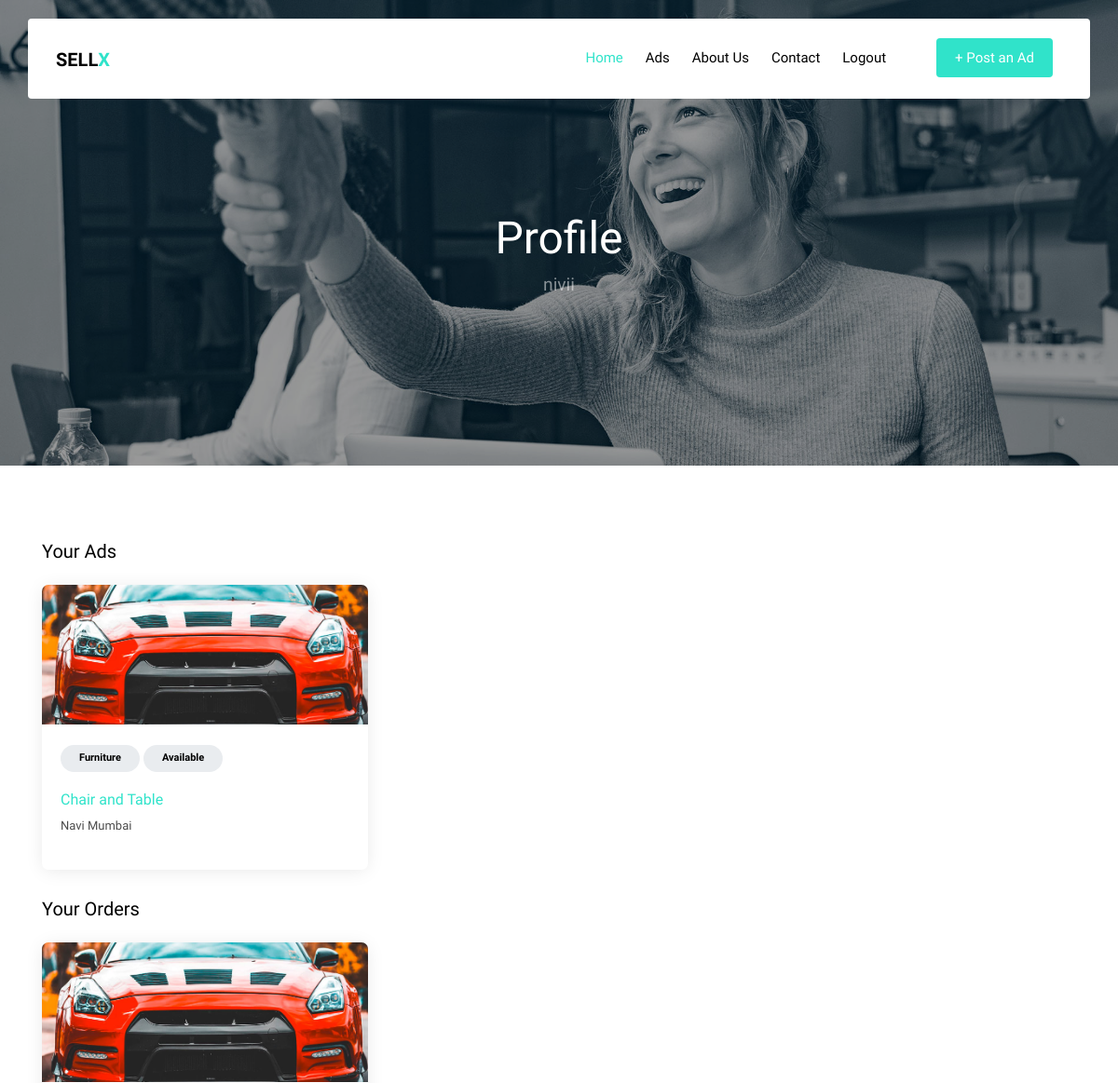
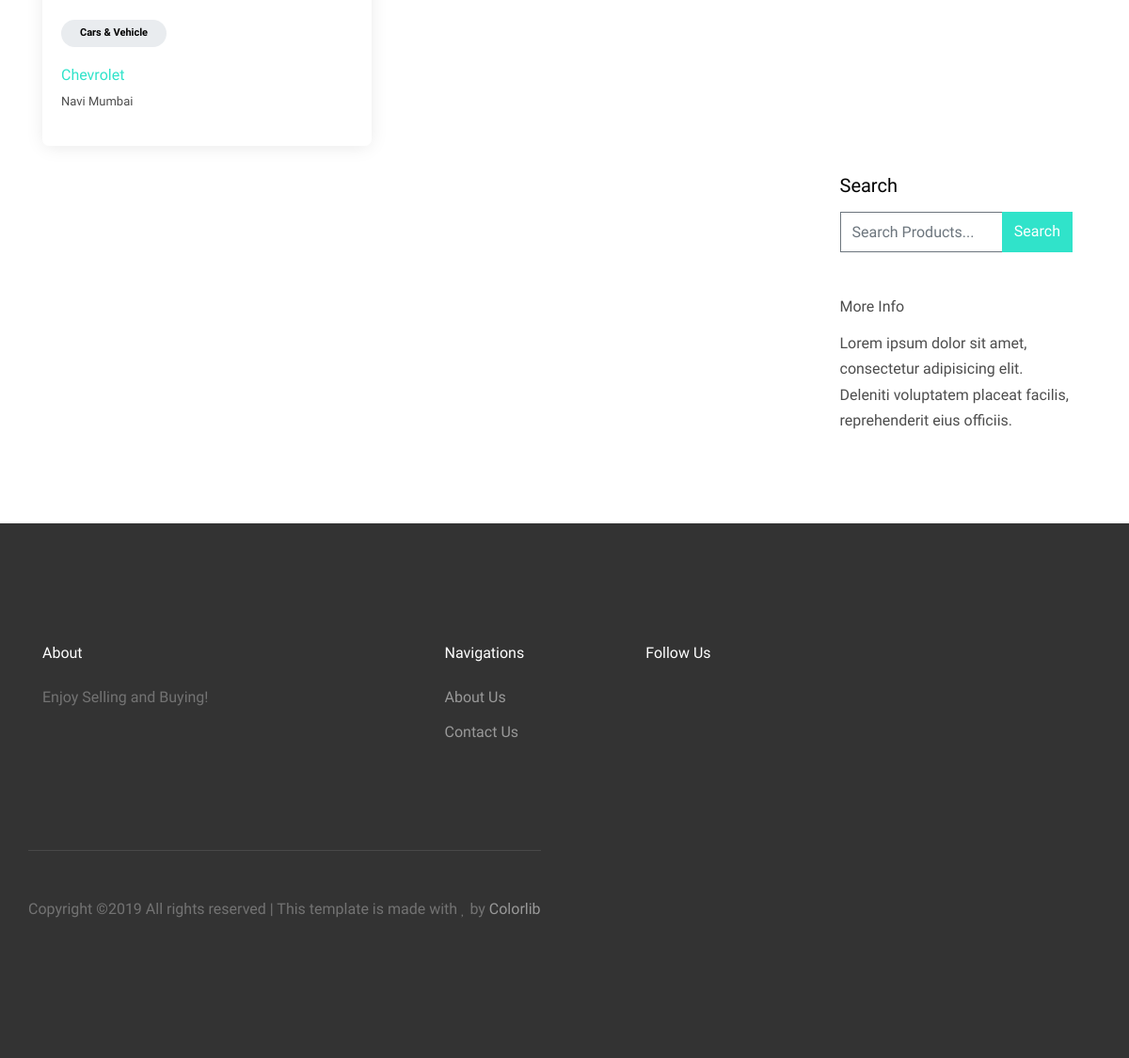
The page /profile (signed in) on the database its author committed (2 pictures, top to bottom).
### app.py (models this page shows, shortened)
class User(UserMixin, db.Model):
    id = db.Column(db.Integer, primary_key=True)
    name = db.Column(db.String(20))
    username = db.Column(db.String(15), unique=True)
    email = db.Column(db.String(50), unique=True)
    password = db.Column(db.String(80))
    posts = db.relationship('NewPost', backref='author',lazy=True)
    addr = db.Column(db.String(100))
    payment = db.relationship('Payment', backref='author',lazy=True)

class NewPost(UserMixin,db.Model):
    id = db.Column(db.Integer,primary_key = True)
    description = db.Column(db.String(1000))
    tag = db.Column(db.String(30))
    sub_tag = db.Column(db.String(40))
    price = db.Column(db.Integer)
    user_id = db.Column(db.Integer, db.ForeignKey('user.id'), nullable=False)
    img = db.Column(db.String(200), nullable = False)
    loc = db.Column(db.String(20))
    status = db.Column(db.String(15))

### app.py (the view)
@app.route("/profile",methods = ['GET','POST'])
@login_required
def profile():
    pay = Payment.query.filter(Payment.user_id==current_user.id)
    pa = []
    for p in pay:
        tmp = NewPost.query.filter(NewPost.id==p.pid)
        pa.append(tmp.first())
    return render_template("profile.html",title="Profile", use=current_user.username,Post_data=current_user.posts, Posto_data=pa)

### app.py (called while the page is built)
@login_manager.user_loader
def load_user(user_id):
	return User.query.get(int(user_id))

### templates/profile.html (shortened to what this page needs)
<!DOCTYPE html>
<html lang="en">
  <head>
      <link rel="stylesheet" href="{{ url_for('static', filename='fonts/icomoon/style.css') }}">
      <link rel="stylesheet" href="{{ url_for('static', filename='css/bootstrap.min.css') }}">
      <link rel="stylesheet" href="{{ url_for('static', filename='css/magnific-popup.css') }}">
      <link rel="stylesheet" href="{{ url_for('static', filename='css/jquery-ui.css') }}">
      <link rel="stylesheet" href="{{ url_for('static', filename='css/owl.carousel.min.css') }}">
      <link rel="stylesheet" href="{{ url_for('static', filename='css/owl.theme.default.min.css') }}">
      <link rel="stylesheet" href="{{ url_for('static', filename='css/bootstrap-datepicker.css') }}">
      <link rel="stylesheet" href="{{ url_for('static', filename='fonts/flaticon/font/flaticon.css') }}">
      <link rel="stylesheet" href="{{ url_for('static', filename='css/aos.css') }}">
      <link rel="stylesheet" href="{{ url_for('static', filename='css/rangeslider.css') }}">
      <link rel="stylesheet" href="{{ url_for('static', filename='css/style.css') }}">
      {% import "bootstrap/wtf.html" as wtf %}
  </head>
  <body>
  <div class="site-wrap">
    <header class="site-navbar container py-0 bg-white" role="banner">
        <div class="row align-items-center">
          <div class="col-6 col-xl-2">
            <h1 class="mb-0 site-logo"><a href="{{ url_for('index') }}" class="text-black mb-0">SELL<span class="text-primary">X</span>  </a></h1>
          </div>
          <div class="col-12 col-md-10 d-none d-xl-block">
            <nav class="site-navigation position-relative text-right" role="navigation">
              <ul class="site-menu js-clone-nav mr-auto d-none d-lg-block">
                <li class="active"><a href="{{ url_for('profile') }}">Home</a></li>
                <li><a href="#">Ads</a></li>
                <li><a href="#">About Us</a>
                </li>
                <li><a href="contact.html">Contact</a></li>
                <li><a href="{{ url_for('logout') }}">Logout</a></li>
                <li><a href="{{ url_for('new') }}" class="cta"><span class="bg-primary text-white rounded">+ Post an Ad</span></a></li>
              </ul>
            </nav>
          </div>
        </div>
    </header>
    <div class="site-blocks-cover inner-page-cover overlay" style="background-image: url(images/hero_1.jpg);" data-aos="fade" data-stellar-background-ratio="0.5">
      <div class="container">
        <div class="row align-items-center justify-content-center text-center">
          <div class="col-md-10" data-aos="fade-up" data-aos-delay="400">
            <div class="row justify-content-center mt-5">
              <div class="col-md-8 text-center">
                <h1>Profile</h1>
                <p class="mb-0">{{ use }}</p>
              </div>
            </div>
          </div>
        </div>
      </div>
    </div>
    <div class="site-section">
        <div class="container">
          <div class="row">
            <div class="col-lg-8">
                  <div class="row">
                      <div class="col-12">
                        <h2 class="h5 mb-4 text-black">Your Ads</h2>
                      </div>
                    </div>
                    <div class="row">
                {% for data in Post_data %}
                <div class="col-lg-6">
                  <div class="d-block d-md-flex listing vertical">
                    <a href="{{ url_for('singlelist', postid=data.id) }}" class="img d-block" style="background-image: url('images/img_1.jpg')"></a>
                    <div class="lh-content">
                      <span class="category">{{ data.tag }}</span>
                      <a href="#" class="category">{{ data.status }}</a>
                      <h3><a href="{{ url_for('singlelist', postid=data.id) }}">{{ data.sub_tag }}</a></h3>
                      <address>{{ data.loc }}</address>
                    </div>
                </div>
              </div>
                {% endfor %}
              </div>
            </div>
          </div>
          <div class="row">
              <div class="col-lg-8">
                  <div class="row">
                      <div class="col-12">
                        <h2 class="h5 mb-4 text-black">Your Orders</h2>
                      </div>
                    </div>
                <div class="row">
                  {% for data in Posto_data %}
                  <div class="col-lg-6">
                    <div class="d-block d-md-flex listing vertical">
                      <a href="{{ url_for('singlelist', postid=data.id) }}" class="img d-block" style="background-image: url('images/img_1.jpg')"></a>
                      <div class="lh-content">
                        <span class="category">{{ data.tag }}</span>
                        <h3><a href="{{ url_for('singlelist', postid=data.id) }}">{{ data.sub_tag }}</a></h3>
                        <address>{{ data.loc }}</address>
                      </div>
                  </div>
                </div>
                  {% endfor %}
                </div>
              </div>
            </div>
              <div class="col-lg-3 ml-auto">
              <div class="mb-5">
                <h3 class="h5 text-black mb-3">Search</h3>
                <form action="#" method="post">
                  <div class="input-group mb-3">
                    <input type="text" class="form-control border-secondary text-black bg-transparent" placeholder="Search Products..." class="form-control">
                    <div class="input-group-append">
                      <button class="btn btn-primary text-white" type="button" id="button-addon2">Search</button>
                    </div>
                  </div>
                  </div>
                <h3 class="h6 mb-3">More Info</h3>
                <p>Lorem ipsum dolor sit amet, consectetur adipisicing elit. Deleniti voluptatem placeat facilis, reprehenderit eius officiis.</p>
              </div>
            </div>
          </div>
        </div>
    <footer class="site-footer">
      <div class="container">
        <div class="row">
          <div class="col-md-9">
            <div class="row">
              <div class="col-md-6">
                <h2 class="footer-heading mb-4">About</h2>
                <p>Enjoy Selling and Buying!</p>
              </div>
              <div class="col-md-3">
                <h2 class="footer-heading mb-4">Navigations</h2>
                <ul class="list-unstyled">
                  <li><a href="#">About Us</a></li>
                  <li><a href="#">Contact Us</a></li>
                </ul>
              </div>
              <div class="col-md-3">
                <h2 class="footer-heading mb-4">Follow Us</h2>
                <a href="#" class="pl-0 pr-3"><span class="icon-facebook"></span></a>
                <a href="#" class="pl-3 pr-3"><span class="icon-twitter"></span></a>
                <a href="#" class="pl-3 pr-3"><span class="icon-instagram"></span></a>
                <a href="#" class="pl-3 pr-3"><span class="icon-linkedin"></span></a>
              </div>
            </div>
          </div>
        <div class="row pt-5 mt-5 text-center">
          <div class="col-md-12">
            <div class="border-top pt-5">
            <p>
            Copyright &copy;<script>document.write(new Date().getFullYear());</script> All rights reserved | This template is made with <i class="icon-heart" aria-hidden="true"></i> by <a href="https://colorlib.com" target="_blank" >Colorlib</a>
            </p>
            </div>
          </div>
        </div>
      </div>
    </footer>
  </body>
</html>

### rows shown on the page
User: username "nivii"
NewPost: tag "Furniture", status "Available", sub_tag "Chair and Table", loc "Navi Mumbai"
NewPost: tag "Cars & Vehicle", sub_tag "Chevrolet", loc "Navi Mumbai"
